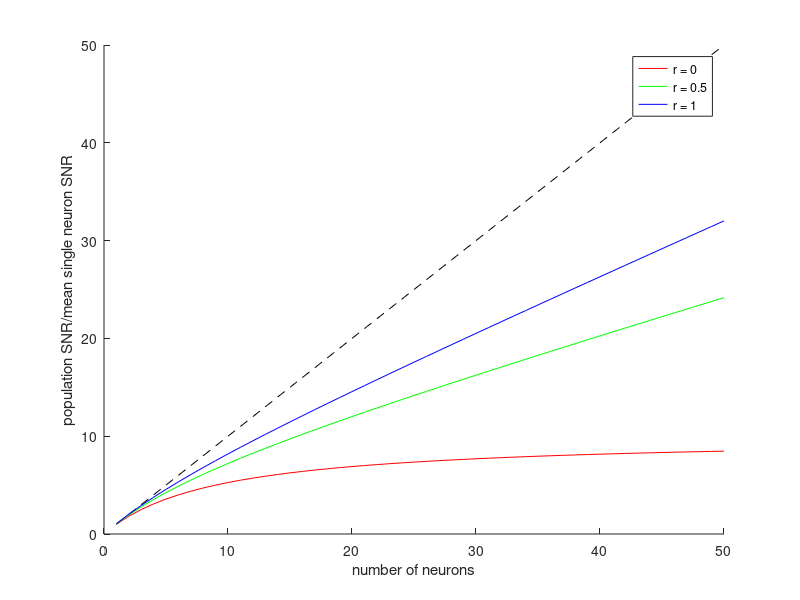

The MATLAB source for this figure:
%
%  Gabbiani & Cox, Mathematics for Neuroscientists, 2nd ed
%

%average SNR for single neurons
d_single = 1;

%no correlation curve is diagonal
x = 1:50;
y_noc = 1:50;

h_f1 = figure;
h_a1 = axes;
line('Parent',h_a1,'XData',x,'Ydata',y_noc,'LineStyle','--');

%correlation among neurons
c = 0.1;

rho = [0 0.5 1];
col = ['r' 'g' 'b'];
for i =1:length(rho)
    d_pop2 = d_single^2 * (x/(1+rho(i))) .* ( (1./(x*c - c +1)) + (1/(1-c))*rho(i));
    h_rho(i) = line('Parent',h_a1,'XData',x,'YData',d_pop2,'Color',col(i));
end;

set(h_a1,'XLim',[0 50]);
xlabel(h_a1,'number of neurons');
ylabel(h_a1,'population SNR/mean single neuron SNR');
legend(h_rho,'r = 0','r = 0.5','r = 1');

%print(handles.figure1,'-depsc2','sd_pop.eps');
